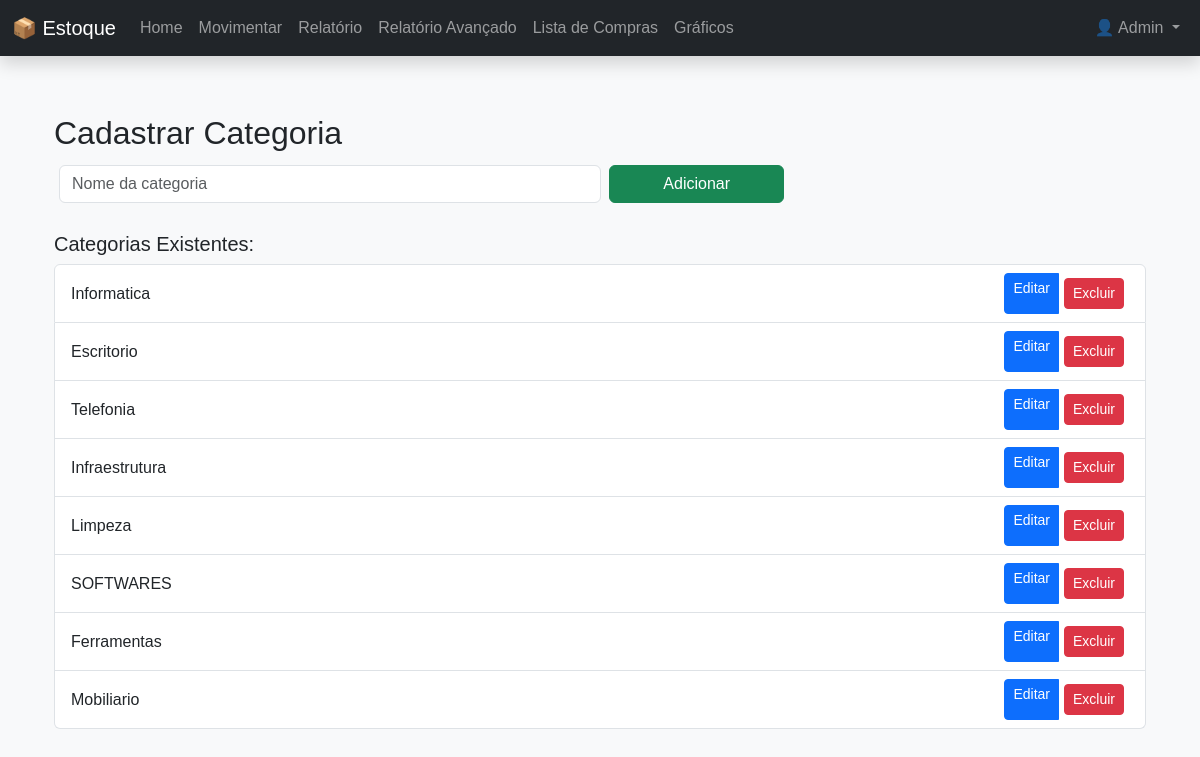
The page /categorias (signed in) on the database as committed earlier.
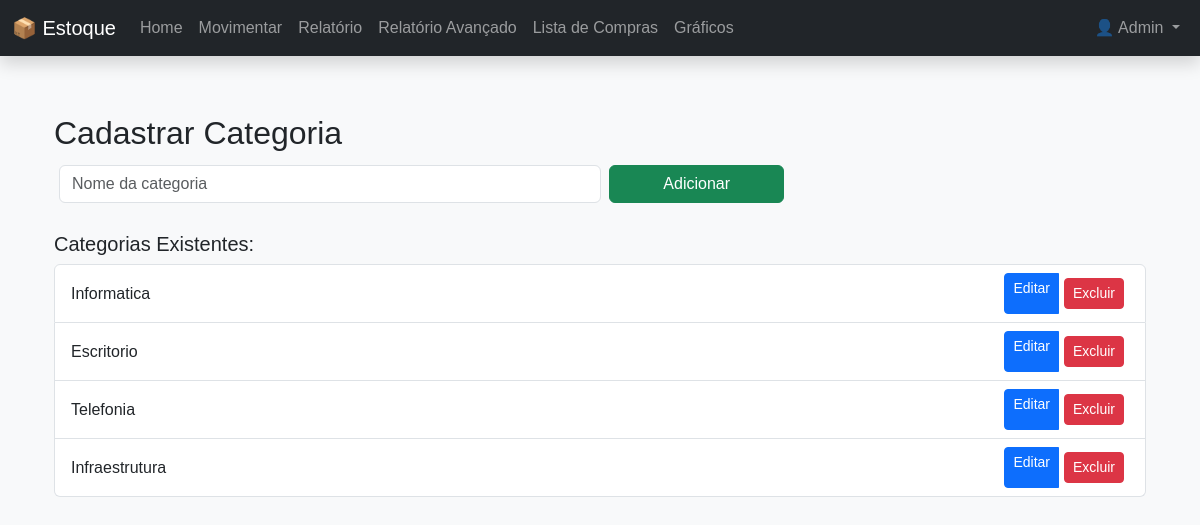
The same page on the database as committed later.
### models.py (models this page shows)
class Usuario(db.Model, UserMixin):
    id = db.Column(db.Integer, primary_key=True)
    nome = db.Column(db.String(100), nullable=False)
    email = db.Column(db.String(100), unique=True, nullable=False)
    senha = db.Column(db.String(200), nullable=False)
    tipo = db.Column(db.String(20), nullable=False, default='usuario')
    @property
    def is_admin(self):
        return self.tipo == 'admin'

class Categoria(db.Model):
    id = db.Column(db.Integer, primary_key=True)
    nome = db.Column(db.String(50), nullable=False, unique=True)
    produtos = db.relationship('Produto', backref='categoria', lazy=True)

### app.py (the view, shortened to what this page needs)
@app.route('/categorias', methods=['GET', 'POST'])
@login_required
def categorias():
    if not current_user.is_admin:
        flash("Acesso restrito ao administrador.")
        return redirect(url_for('index'))
    categorias = Categoria.query.all()
    return render_template('categorias.html', categorias=categorias)

### app.py (called while the page is built)
@login_manager.user_loader
def load_user(user_id):
    return Usuario.query.get(int(user_id))

### templates/categorias.html (shortened to what this page needs)
{% extends 'base.html' %}
{% block content %}
<div class="container mt-4">
  <h2>Cadastrar Categoria</h2>
  <form method="POST" class="row g-2 mb-4">
    <div class="col-md-6">
      <input type="text" name="nome" class="form-control" placeholder="Nome da categoria" required>
    </div>
    <div class="col-md-2">
      <button type="submit" class="btn btn-success w-100">Adicionar</button>
    </div>
  </form>
  <h5>Categorias Existentes:</h5>
  <ul class="list-group">
    {% for cat in categorias %}
      <li class="list-group-item d-flex justify-content-between align-items-center">
        {{ cat.nome }}
        <div class="btn-group">
          <a href="{{ url_for('editar_categoria', id=cat.id) }}" class="btn btn-sm btn-primary">Editar</a>
          <form method="POST" action="{{ url_for('excluir_categoria', id=cat.id) }}" onsubmit="return confirm('Tem certeza que deseja excluir esta categoria?')">
            <button type="submit" class="btn btn-sm btn-danger">Excluir</button>
          </form>
        </div>
      </li>
    {% endfor %}
  </ul>
</div>
{% endblock %}

### templates/base.html (shortened to what this page needs)
<!DOCTYPE html>
<html lang="pt-br">
<head>
  <link href="https://cdn.jsdelivr.net/npm/bootstrap@5.3.3/dist/css/bootstrap.min.css" rel="stylesheet">
  <link rel="stylesheet" href="{{ url_for('static', filename='css/style.css') }}">
</head>
<body class="bg-light">
  <nav class="navbar navbar-expand-lg navbar-dark bg-dark fixed-top shadow">
    <div class="container-fluid">
      <a class="navbar-brand" href="{{ url_for('index') }}">📦 Estoque</a>
      <div class="collapse navbar-collapse" id="navbarNav">
        <ul class="navbar-nav me-auto">
          <li class="nav-item">
            <a class="nav-link {% if request.endpoint == 'index' %}active{% endif %}" href="{{ url_for('index') }}">Home</a>
          </li>
          <li class="nav-item">
            <a class="nav-link {% if request.endpoint == 'movimentar' %}active{% endif %}" href="{{ url_for('movimentar') }}">Movimentar</a>
          </li>
          <li class="nav-item">
            <a class="nav-link {% if request.endpoint == 'relatorio' %}active{% endif %}" href="{{ url_for('relatorio') }}">Relatório</a>
          </li>
          <li class="nav-item">
            <a class="nav-link {% if request.endpoint == 'relatorio_avancado' %}active{% endif %}" href="{{ url_for('relatorio_avancado') }}">Relatório Avançado</a>
          </li>
          <li class="nav-item">
            <a class="nav-link {% if request.endpoint == 'lista_compras' %}active{% endif %}" href="{{ url_for('lista_compras') }}">Lista de Compras</a>
          </li>
          <li class="nav-item">
            <a class="nav-link {% if request.endpoint == 'graficos' %}active{% endif %}" href="{{ url_for('graficos') }}">Gráficos</a>
          </li>
        </ul>
        <ul class="navbar-nav ms-auto">
        {% if current_user.is_authenticated %}
          <li class="nav-item dropdown">
            <a class="nav-link dropdown-toggle" href="#" id="userDropdown" role="button" data-bs-toggle="dropdown" aria-expanded="false">
              👤 {{ current_user.nome }}
            </a>
          </li>
        {% else %}
          <li class="nav-item">
            <a class="nav-link text-success" href="{{ url_for('login') }}">Login</a>
          </li>
        {% endif %}
        </ul>
      </div>
    </div>
  </nav>
  <main class="container my-4">
    {% block content %}{% endblock %}
  </main>
</body>
</html>

### static/css/style.css (style rules this page uses)
body { font-family: Arial, sans-serif; margin: 20px; }
form input, form button { margin: 5px; }

### templates/base.html (style rules this page uses)
body { padding-top: 70px; }

Rows that differ between the two databases and show on the page:
removed Categoria: nome "Limpeza"
removed Categoria: nome "SOFTWARES"
removed Categoria: nome "Ferramentas"
removed Categoria: nome "Mobiliario"
